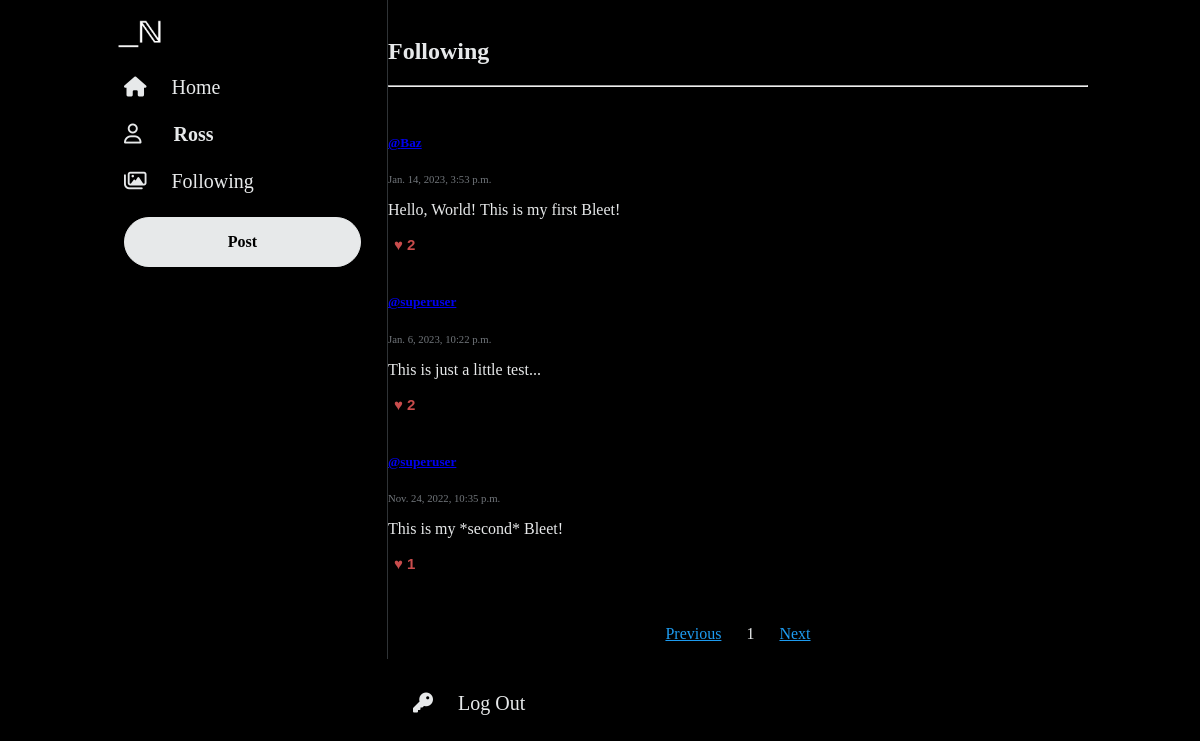
Page /following (signed in) on the committed database.
### network/models.py (models this page shows, shortened)
class User(AbstractUser):
    pass

class Tweet(models.Model):
    author = models.ForeignKey(User, on_delete=models.CASCADE)
    tweetText = models.CharField(max_length=255)
    posted = models.DateTimeField(auto_now_add=True)
    like = models.ManyToManyField(User, blank=True, related_name="likes")

### network/views.py (the view)
# urls.py: path("following", views.following, name="following"),
@login_required(redirect_field_name='my_redirect_field')
def following(request):
    usersFollowed = request.user.following.all()
    usersFollowedIds = []
    for x in usersFollowed:
        usersFollowedIds.append(x.user.id)
    tweets = Tweet.objects.filter(author__in=usersFollowedIds).order_by('-posted')
    paginator = Paginator(tweets, 10)
    page_number = request.GET.get('page')
    page_obj = paginator.get_page(page_number)
    return render(request, "network/following.html", {
        "page_obj": page_obj
    })

### network/templates/network/following.html (shortened to what this page needs)
{% extends "network/layout.html" %}
{% block body %}
<br>
<h2>Following</h2>
<hr>
<br>
<div class="container">
   {% for tweet in page_obj %}
   <div class="row justify-content-center mb-4">
      <div class="ms-2 card" style="width: 35rem" data-id="{{tweet.id}}";>
         <div class="card-body rounded">
            <h5 class="card-title"><a href="{% url 'profile' user_id=tweet.author.id%}"><b>@{{ tweet.author}}</b></h5></a>
            <h6 class="card-subtitle mb-2 text-muted">{{tweet.posted}}</h6>
            <p class="card-text" id="tweetText">{{tweet.tweetText}}</p>
            {% if user.username in tweet.like.all|stringformat:'s' %}
            <button class="btn btn-danger float-left" id="foo">&hearts;&nbsp;<span id="number">{{ tweet.like.all.count }}</span></button>
            {% else %}
            <button class="btn btn-secondary float-left" id="foo">&hearts;&nbsp;<span id="number">{{ tweet.like.all.count }}</span></button>
            {% endif %}
         </div>
      </div>
      <br>
   </div>
   {% endfor %}
   <br>
   <nav aria-label="Page">
      <ul class="pagination justify-content-center">
         {% if page_obj.has_previous %}
         <li class="page-item">
            <a class="page-link" href="?page={{ page_obj.previous_page_number }}">Previous</a>
         </li>
         {% else %}
         <li class="page-item disabled">
            <a class="page-link" href="#" tabindex="-1" aria-disabled="True">Previous</a>
         </li>
         {% endif %}
         {% for i in page_obj.paginator.page_range %}
         {% if page_obj.number == i %}
         <li class="page-item active" aria-current="page">
            <span class="page-link">
               {{ i }}
            </span>
         </li>
         {% else %}
         <li class="page-item"><a class="page-link" href="?page={{ i }}">{{ i }}</a></li>
         {% endif %}
         {% endfor %}
         {% if page_obj.has_next %}
         <li class="page-item">
            <a class="page-link" href="?page={{ page_obj.next_page_number }}">Next</a>
         </li>
         {% else %}
         <li class="page-item disabled">
            <a class="page-link" href="#" tabindex="-1" aria-disabled="True">Next</a>
         </li>
         {% endif %}
      </ul>
   </nav>
   {% endblock %}

### network/templates/network/layout.html (shortened to what this page needs)
{% load static %}
<!DOCTYPE html>
<html lang="en">
    <head>
        <link rel="stylesheet" href="{% static 'network/styles.css' %}"/>
        <link rel="stylesheet" href="https://cdnjs.cloudflare.com/ajax/libs/font-awesome/6.7.2/css/all.min.css">
    </head>
    <body>
        <header>
            <div class="sticky">
                <div class="logo">
                    <a href="{% url 'index' %}">
                        <img src="{% static '/network/logo.webp' %}" height="45" alt="logo"/>
                    </a>
                </div>
                <nav>
                    <div>
                        <ul style="margin: 0;">
                            {% if user.is_authenticated %}
                                <li class="nav-item">
                                    <a class="nav-link" href="{% url 'allPosts' %}">
                                        <i class="fa-sharp fa-solid fa-house" id="nav-icon"></i>
                                        <span class="nav-text">Home</span>
                                    </a>
                                </li>
                                <li class="nav-item">
                                    <a class="nav-link" href="{% url 'profile' user_id=user.id%}">
                                        <i class="fa-regular fa-user" id="nav-icon"></i>
                                        <strong class="nav-text" style="margin-left: 27px;">{{ user.username }}</strong>
                                    </a>
                                </li>
                                <li class="nav-item">
                                    <a class="nav-link" href="{% url 'following' %}">
                                        <i class="fa-regular fa-images"></i>
                                        <span class="nav-text">Following</span>
                                    </a>
                                </li>
                                <li class="nav-item button">
                                    <a class="nav-button" href="{% url 'tweet' %}" role="button">Post</a>
                                </li>
                            {% endif %}
                        </ul>
                    </div>
                </nav>
            </div>
        </header>
        <div class="body">
            {% block body %}
            {% endblock %}
        </div>
        <footer>
            <div class="sticky" style="margin-left: 12px;">
                <ul>
                    <li class="nav-item">
                        <a class="nav-link" href="{% url 'logout' %}" role="button">
                            <i class="fa-solid fa-key"></i>
                            <span class="nav-text">Log Out</span>
                        </a>
                    </li>
                </ul>
            </div>
        </footer>
    </body>
</html>

### network/static/network/styles.css (style rules this page uses)
body { display: flex; color: #e7e9ea; justify-content: center; background-color: #000; font-family: TwitterChirp; margin-top: 0; margin-bottom: 0; }
header { width: 275px; border-right: 1px solid #2F3336; }
footer { width: 275px; border-left: 1px solid #2F3336; }
ul { padding-inline-start: 0; }
#nav-icon { font-size: 20px; color: #e7e9ea; }
a.nav-link { font-size: 20px; color: #e7e9ea; text-decoration: none; }
a.page-link { color: #1d9bf0; }
.sticky { position: fixed; margin-top: 5px; }
.nav-item { align-items: center; display: flex; padding: 12px; }
.logo { padding: 5px; }
.nav-text { margin-left: 20px; margin-right: 16px; }
.nav-button { background-color: #e7e9ea; border: 1px solid #e7e9ea; border-radius: 25px; padding: 15px 25px; text-align: center; color: #000; text-decoration: none; font-weight: 600; width: 185px; }
.nav-item.button { background-color: transparent; border-radius: 25px; width: auto; }
.body { max-width: 750px; min-width: 700px; }
.card-subtitle { margin: 0; font-weight: normal; color: #71767b; }
#foo { border: none; background-color: transparent; color: #c94c4c; font-size: 15px; cursor: pointer; }
#number { font-weight: bold; }
.pagination { display: flex; justify-content: center; gap: 25px; align-items: center; }
.page-item { display: block; }

### rows in the picture
User: username "Ross"
Tweet: author "Baz", posted "Jan. 14, 2023, 3:53 p.m.", tweetText "Hello, World! This is my first Bleet!", like.all.count "2"
Tweet: author "superuser", posted "Jan. 6, 2023, 10:22 p.m.", tweetText "This is just a little test...", like.all.count "2"
Tweet: author "superuser", posted "Nov. 24, 2022, 10:35 p.m.", tweetText "This is my *second* Bleet!", like.all.count "1"

### other values in the picture
{{ i }} "1"
